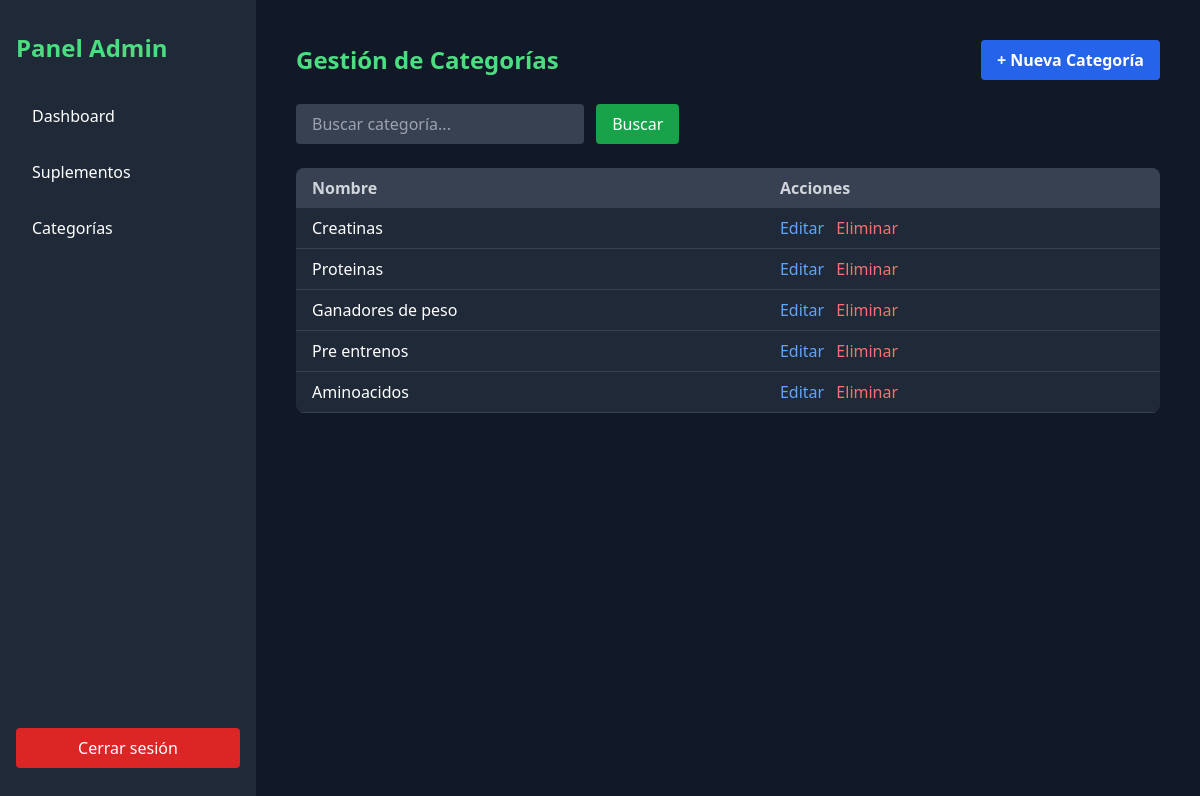
Page /admin-panel/categorias/ (signed in) on the committed database.
### TSApp/models.py (models this page shows, shortened)
class Categoria(models.Model):
    nombreCategoria = models.CharField(max_length=50)

### TSApp/views.py (the view)
# urls.py: path('admin-panel/categorias/', views.admin_categorias, name='admin_categorias'),
@staff_member_required
def admin_categorias(request):
    categorias = Categoria.objects.all()
    return render(request, 'admin_categorias.html', {'categorias': categorias})

### templates/admin_categorias.html
{% extends 'admin_base.html' %}
{% block content %}
<div class="flex flex-col">
    <div class="flex justify-between items-center mb-6">
        <h2 class="text-2xl font-bold text-green-400">Gestión de Categorías</h2>
        <a href="{% url 'admin_categoria_nueva' %}" class="bg-blue-600 hover:bg-blue-700 text-white px-4 py-2 rounded font-semibold">+ Nueva Categoría</a>
    </div>
    <form method="get" class="mb-6">
        <input type="text" name="q" placeholder="Buscar categoría..." value="{{ query }}"
               class="bg-gray-700 text-white px-4 py-2 rounded w-1/3 focus:outline-none focus:ring-2 focus:ring-green-400">
        <button type="submit" class="ml-2 bg-green-600 hover:bg-green-700 text-white px-4 py-2 rounded">Buscar</button>
    </form>
    <div class="overflow-x-auto">
        <table class="min-w-full bg-gray-800 rounded-lg overflow-hidden">
            <thead class="bg-gray-700">
                <tr>
                    <th class="px-4 py-2 text-left text-gray-300">Nombre</th>
                    <th class="px-4 py-2 text-left text-gray-300">Acciones</th>
                </tr>
            </thead>
            <tbody>
                {% for categoria in categorias %}
                <tr class="border-b border-gray-700">
                    <td class="px-4 py-2 text-white">{{ categoria.nombreCategoria }}</td>
                    <td class="px-4 py-2">
                        <a href="{% url 'admin_categoria_editar' categoria.id %}" class="text-blue-400 hover:underline mr-2">Editar</a>
                        <a href="{% url 'admin_categoria_eliminar' categoria.id %}" class="text-red-400 hover:underline">Eliminar</a>
                    </td>
                </tr>
                {% empty %}
                <tr>
                    <td colspan="2" class="px-4 py-6 text-center text-gray-400">No hay categorías registradas.</td>
                </tr>
                {% endfor %}
            </tbody>
        </table>
    </div>
</div>
{% endblock %}

### rows in the picture
Categoria: nombreCategoria "Creatinas"
Categoria: nombreCategoria "Proteinas"
Categoria: nombreCategoria "Ganadores de peso"
Categoria: nombreCategoria "Pre entrenos"
Categoria: nombreCategoria "Aminoacidos"
